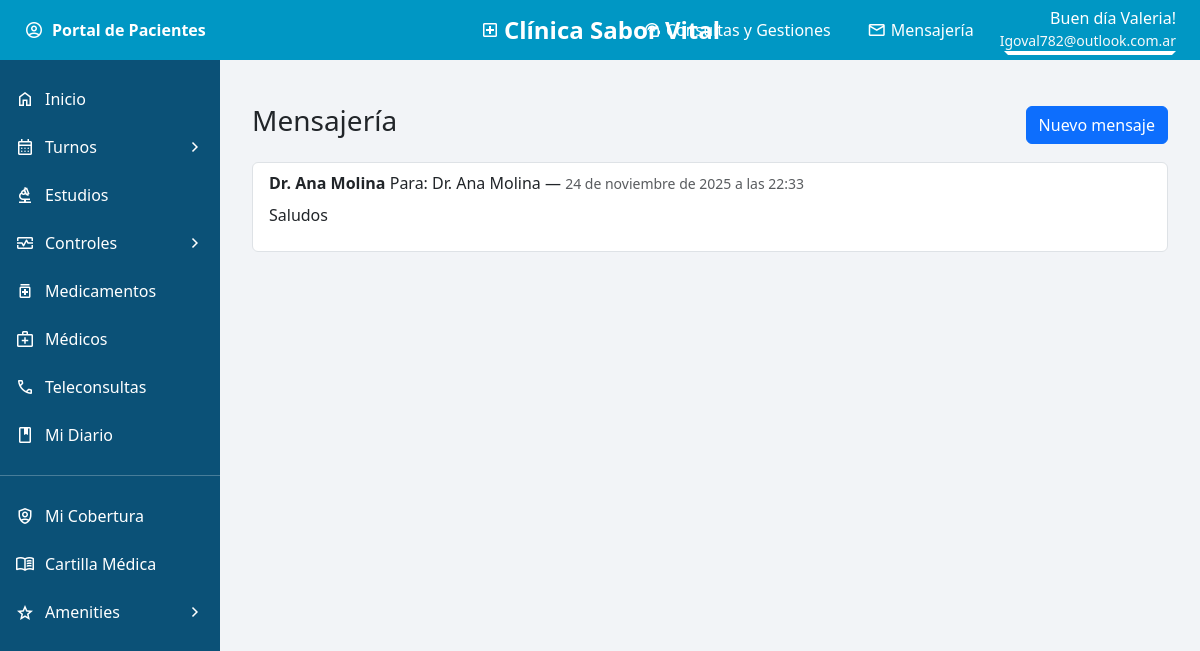
/pacientes/mensajeria/6/ (signed in), run on the app's committed database.
### pacientes/models.py (models this page shows, shortened)
class Paciente(models.Model):
    perfil_usuario = models.ForeignKey(
        'usuarios.PerfilUsuario',
        on_delete=models.CASCADE,
        related_name="pacientes_asociados"
    )
    nombre = models.CharField(max_length=100)
    apellido = models.CharField(max_length=100)
    dni = models.CharField(max_length=20)
    email = models.EmailField()
    telefono = models.CharField(max_length=30)
    fecha_nacimiento = models.DateField(null=True, blank=True)
    obra_social = models.CharField(max_length=100, null=True, blank=True)

class Mensaje(models.Model):
    remitente = models.ForeignKey(
        settings.AUTH_USER_MODEL,
        on_delete=models.CASCADE,
        related_name="mensajes_enviados"
    )
    profesional_destino = models.ForeignKey(
        'profesionales.Profesional',
        on_delete=models.CASCADE,
        related_name='mensajes_recibidos'
    )
    texto = models.TextField(max_length=1000)
    creado = models.DateTimeField(auto_now_add=True)
    leido = models.BooleanField(default=False)
    class Meta:
        ordering = ['-creado']

### profesionales/models.py (models this page shows, shortened)
class Profesional(models.Model):
    TIPO_CONSULTA = [
    ('PRES', 'Presencial'),
    ('TELE', 'Teleconsulta'),
    ('AMBOS', 'Hibrida'),
    ]
    nombre = models.CharField(max_length=100)
    email = models.EmailField(unique=True)
    matricula = models.CharField(max_length=50)
    telefono = models.CharField(max_length=30, null=True, blank=True)
    foto = models.ImageField(upload_to='profesionales/', null=True, blank=True)
    estado = models.BooleanField(default=True)
    servicios = models.ManyToManyField(Servicio, blank=True)
    disponibilidad = models.CharField(max_length=200)
    piso = models.IntegerField()
    consultorio = models.CharField(max_length=20, blank=True, null=True)
    horario_inicio = models.TimeField(blank=True, null=True)
    horario_fin = models.TimeField(blank=True, null=True)
    dias_disponibles = models.CharField(max_length=100, blank=True, null=True)
    tipo_consulta = models.CharField(max_length=5, choices=TIPO_CONSULTA, default='PRES')
    especialidad = models.ForeignKey(
        Especialidad,
        on_delete=models.PROTECT,
        related_name='profesionales'
    )
    class Meta:
        verbose_name = "Profesional"
        verbose_name_plural = "Profesionales"

### pacientes/views.py (the view)
# urls.py: path("mensajeria/<int:paciente_id>/", views.mensajeria, name="mensajeria"),
@login_required
def mensajeria(request, paciente_id):
    paciente = cargar_paciente(request, paciente_id)
    mensajes = Mensaje.objects.filter(
        remitente=request.user
    ).order_by('-creado')
    return render(request, "pacientes/mensajeria.html", {
        "paciente": paciente,
        "paciente_id": paciente_id,
        "mensajes": mensajes,
    })

### pacientes/context_processors.py (called while the page is built)
def paciente_context(request):
    paciente = None
    paciente_id = None
    try:
        perfil = request.user.perfil
        if perfil and hasattr(perfil, "pacientes"):
            paciente_id = request.session.get("paciente_id")
            if paciente_id:
                paciente = perfil.pacientes.filter(id=paciente_id).first()
    except:
        pass
    return {
        "paciente": paciente,
        "paciente_id": paciente_id,
    }

### pacientes/views.py (called while the page is built)
def cargar_paciente(request, paciente_id):
    perfil = request.user.perfil
    return perfil.pacientes.get(pk=paciente_id)

### pacientes/templates/pacientes/mensajeria.html (shortened to what this page needs)
{% extends "base.html" %}
{% block content %}
<div class="container py-4">
    <div class="d-flex justify-content-between align-items-center mb-3">
        <h3>Mensajería</h3>
        <a href="{% url 'pacientes:nuevo_mensaje' paciente.id %}" class="btn btn-primary">Nuevo mensaje</a>
    </div>
    {% if mensajes %}
        <ul class="list-group">
            {% for m in mensajes %}
                <li class="list-group-item">
                    <strong>{{ m.profesional_destino.nombre }}</strong>
                    Para: {{ m.profesional_destino.nombre }} — <small class="text-muted">{{ m.creado }}</small>
                    <p class="mb-0 mt-2">{{ m.texto|linebreaks }}</p>
                </li>
            {% endfor %}
        </ul>
    {% else %}
        <div class="alert alert-info">No tenés mensajes enviados.</div>
    {% endif %}
</div>
{% endblock %}

### templates/base.html (shortened to what this page needs)
{% load static %}
<!DOCTYPE html>
<html lang="es">
<head>
    <link href="https://cdn.jsdelivr.net/npm/bootstrap@5.3.2/dist/css/bootstrap.min.css" rel="stylesheet">
    <link rel="stylesheet" href="{% static 'css/layout.css' %}">
</head>
<body>
    <div class="topbar d-flex align-items-center justify-content-between px-4 text-white">
        <div class="d-flex align-items-center gap-2 fw-bold">
            <span class="material-symbols-outlined">account_circle</span>
            Portal de Pacientes
        </div>
        <div class="topbar-center position-absolute start-50 translate-middle-x">
            <a href="{% url 'usuarios:portal_paciente' paciente.id %}"
                class="d-flex align-items-center gap-1 text-white text-decoration-none">
                <span class="material-symbols-outlined">local_hospital</span>
                Clínica Sabor Vital
            </a>
        </div>
        <div class="d-flex align-items-center gap-3 ms-auto">
            <a href="{% url 'pacientes:consultas_gestiones' paciente.id %}"
               class="topbar-link d-flex align-items-center gap-1 text-white text-decoration-none">
                <span class="material-symbols-outlined">support_agent</span>
                Consultas y Gestiones
            </a>
            <a href="{% url 'pacientes:mensajeria' paciente.id %}"
               class="topbar-link d-flex align-items-center gap-1 text-white text-decoration-none">
                <span class="material-symbols-outlined">mail</span>
                Mensajería
            </a>
            <div class="dropdown">
                <div class="d-flex flex-column text-end text-white dropdown-toggle"
                     data-bs-toggle="dropdown" style="cursor:pointer;">
                    <span>Buen día {{ paciente.nombre }}!</span>
                    <small class="text-light">{{ paciente.email }}</small>
                </div>
            </div>
        </div>
    </div>
    <div class="sidebar">
        <a href="{% url 'usuarios:portal_paciente' paciente.id %}">
            <span class="material-symbols-outlined">home</span>
            <span class="text">Inicio</span>
        </a>
        <a data-bs-toggle="collapse" href="#submenuTurnos">
            <span class="material-symbols-outlined">calendar_month</span>
            <span class="text">Turnos</span>
            <span class="material-symbols-outlined">chevron_right</span>
        </a>
        <a href="{% url 'pacientes:estudios' paciente.id %}">
            <span class="material-symbols-outlined">biotech</span>
            <span class="text">Estudios</span>
        </a>
        <a data-bs-toggle="collapse" href="#submenuControles">
            <span class="material-symbols-outlined">monitor_heart</span>
            <span class="text">Controles</span>
            <span class="material-symbols-outlined">chevron_right</span>
        </a>
        <a href="{% url 'pacientes:medicamentos' paciente.id %}">
            <span class="material-symbols-outlined">medication</span>
            <span class="text">Medicamentos</span>
        </a>
        <a href="{% url 'pacientes:mis_medicos' paciente.id %}">
            <span class="material-symbols-outlined">medical_services</span>
            <span class="text">Médicos</span>
        </a>
        <a href="{% url 'pacientes:teleconsultas' paciente.id %}">
            <span class="material-symbols-outlined">call</span>
            <span class="text">Teleconsultas</span>
        </a>
        <a href="{% url 'pacientes:mi_diario' paciente.id %}">
            <span class="material-symbols-outlined">book</span>
            <span class="text">Mi Diario</span>
        </a>
        <hr class="text-white">
        <a href="#">
            <span class="material-symbols-outlined">shield_person</span>
            <span class="text">Mi Cobertura</span>
        </a>
        <a href="{% url 'pacientes:cartilla' paciente.id %}">
            <span class="material-symbols-outlined">menu_book</span>
            <span class="text">Cartilla Médica</span>
        </a>
        <a data-bs-toggle="collapse" href="#submenuAmenities">
            <span class="material-symbols-outlined">grade</span>
            <span class="text">Amenities</span>
            <span class="material-symbols-outlined">chevron_right</span>
        </a>
    </div>
    <div class="content">
        {% block content %}{% endblock %}
    </div>
</body>
</html>

### static/css/layout.css (style rules this page uses)
body { background-color: #f2f4f7; margin: 0; }
.material-symbols-outlined { font-size: 20px; color: white; }
.topbar { background-color: #0097c4; height: 60px; position: fixed; top: 0; left: 0; right: 0; z-index: 1000; }
.sidebar { background-color: #0b5177; width: 220px; position: fixed; top: 60px; bottom: 0; left: 0; overflow-y: auto; padding-top: 15px; }
.sidebar a { color: #fff; text-decoration: none; padding: 12px 15px; display: flex; align-items: center; justify-content: space-between; }
.sidebar .text { flex-grow: 1; margin-left: 10px; }
.content { margin-left: 220px; margin-top: 60px; padding: 20px; }
.topbar-center { font-size: 1.5rem; font-weight: 600; position: relative; }
.topbar-link { padding: 6px 10px; border-radius: 6px; transition: background-color 0.2s ease; }

### data on the page
Paciente: nombre "Valeria", email "Igoval782@outlook.com.ar"
Mensaje: profesional_destino.nombre "Dr. Ana Molina", creado "24 de noviembre de 2025 a las 22:33", texto "Saludos"
